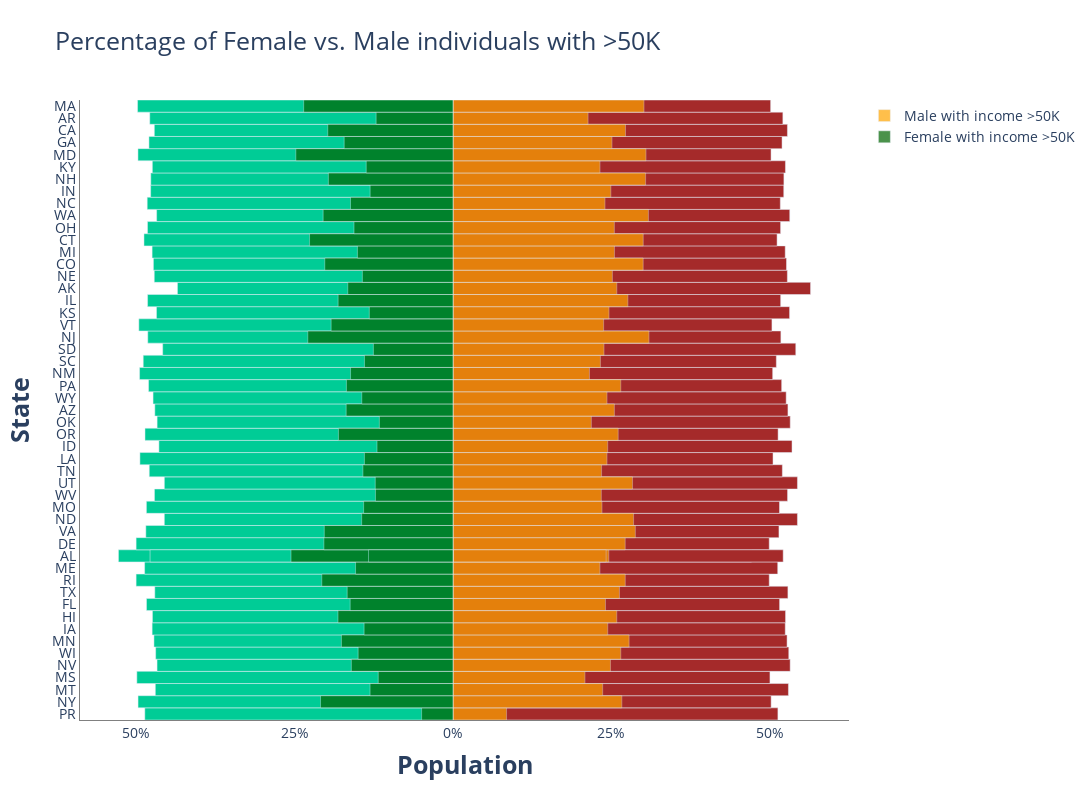

Notebook source saved alongside this figure:
### Code cell
state = df_per_state['State'] # states
size = df_per_state['Size'] # dataset size by state
x_M = df_per_state['#Males'] / size # percentage males
x_F = (df_per_state['#Females'] * -1) / size # percentage females 
x_Pos_M = df_per_state['male_>50k'] / size # percentage males with income >50K
x_Pos_F = (df_per_state['female_>50k']* -1) / size # percentage females with income >50K


# Creating instance of the figure
fig = gp.Figure()
 
# Adding Male data to the figure
fig.add_trace(gp.Bar(y= state, x = x_M, 
                     name = 'Male', 
                     showlegend=False,
                     orientation = 'h',marker=dict(color='brown')))

fig.add_trace(gp.Bar(y=state,
               x=x_Pos_M,
               orientation='h',
               hoverinfo='x',
               #showlegend=False,
               name = 'Male with income >50K',      
               opacity=0.7,
               marker=dict(color='orange')
               ))
  
# Adding Female data to the figure
fig.add_trace(gp.Bar(y = state, x = x_F,
                     name = 'Female', 
                     showlegend=False,
                     orientation = 'h'))

fig.add_trace(gp.Bar(y=state,
               x=x_Pos_F,
               orientation='h',
               hoverinfo='x',
               #showlegend=False,
               name = 'Female with income >50K',      
               opacity=0.7,
               marker=dict(color='darkgreen')
               ))

# Updating the layout for our graph
fig.update_layout(title = 'Percentage of Female vs. Male individuals with >50K',
                 title_font_size = 25, barmode = 'overlay',
                 bargap = 0.0, bargroupgap = 0,
                 xaxis = dict(tickvals = [-1, -0.75, -0.5, -0.25, 0, 0.25, 0.5, 0.75, 1],
                              ticktext = ['100%', '75%', '50%', '25%','0%','25%', '50%', '75%','100%'],
                              title = '<b>Population</b>',
                              title_font_size = 25),
                 yaxis =    dict(title = '<b>State</b>',tickvals = state.tolist(),
                              title_font_size = 25),
                autosize=False,
                width=1200,
                height=800,
                font=dict(size=14),       
                plot_bgcolor='rgba(0,0,0,0)'
                 )

fig.update_xaxes(showline=True, linewidth=0, linecolor='gray')
fig.update_yaxes(showline=True, linewidth=0, linecolor='gray')
fig.show()

### Figure 1 — Plotly figure (JSON) as saved in the notebook; plotly's stock layout.template omitted (floating-point values rounded to 4 significant figures)
{"data": [{"marker": {"color": "brown"}, "name": "Male", "orientation": "h", "showlegend": false, "type": "bar", "x": [0.5132, 0.5025, 0.5298, 0.5006, 0.5325, 0.5304, 0.5276, 0.5248, 0.5253, 0.5159, 0.529, 0.4995, 0.5129, 0.4716, 0.4995, 0.5148, 0.544, 0.5157, 0.5284, 0.5441, 0.5202, 0.5055, 0.5355, 0.5135, 0.5326, 0.529, 0.5262, 0.5191, 0.5049, 0.5215, 0.5107, 0.5414, 0.5179, 0.5038, 0.5316, 0.5176, 0.5647, 0.5281, 0.5268, 0.5247, 0.5119, 0.5174, 0.5319, 0.517, 0.5224, 0.5227, 0.5251, 0.5024, 0.5197, 0.5282, 0.521, 0.5017], "y": ["PR", "NY", "MT", "MS", "NV", "WI", "MN", "IA", "HI", "FL", "TX", "RI", "ME", "AL", "DE", "VA", "ND", "MO", "WV", "UT", "TN", "LA", "ID", "OR", "OK", "AZ", "WY", "PA", "NM", "AL", "SC", "SD", "NJ", "VT", "KS", "IL", "AK", "NE", "CO", "MI", "CT", "OH", "WA", "NC", "IN", "NH", "KY", "MD", "GA", "CA", "AR", "MA"]}, {"hoverinfo": "x", "marker": {"color": "orange"}, "name": "Male with income >50K", "opacity": 0.7, "orientation": "h", "type": "bar", "x": [0.0846, 0.2666, 0.2364, 0.2084, 0.2487, 0.265, 0.2781, 0.2444, 0.2586, 0.2408, 0.2629, 0.272, 0.2321, 0.2461, 0.272, 0.288, 0.2852, 0.2353, 0.2342, 0.2836, 0.2347, 0.2431, 0.2443, 0.2609, 0.2185, 0.2549, 0.2432, 0.265, 0.2155, 0.2418, 0.2328, 0.2385, 0.3095, 0.2379, 0.2464, 0.2762, 0.2587, 0.2517, 0.3004, 0.255, 0.3004, 0.2548, 0.3086, 0.24, 0.2493, 0.3042, 0.2321, 0.3047, 0.2511, 0.2725, 0.2133, 0.3016], "y": ["PR", "NY", "MT", "MS", "NV", "WI", "MN", "IA", "HI", "FL", "TX", "RI", "ME", "AL", "DE", "VA", "ND", "MO", "WV", "UT", "TN", "LA", "ID", "OR", "OK", "AZ", "WY", "PA", "NM", "AL", "SC", "SD", "NJ", "VT", "KS", "IL", "AK", "NE", "CO", "MI", "CT", "OH", "WA", "NC", "IN", "NH", "KY", "MD", "GA", "CA", "AR", "MA"]}, {"name": "Female", "orientation": "h", "showlegend": false, "type": "bar", "x": [-0.4868, -0.4975, -0.4702, -0.4994, -0.4675, -0.4696, -0.4724, -0.4752, -0.4747, -0.4841, -0.471, -0.5005, -0.4871, -0.5284, -0.5005, -0.4852, -0.456, -0.4843, -0.4716, -0.4559, -0.4798, -0.4945, -0.4645, -0.4865, -0.4674, -0.471, -0.4738, -0.4809, -0.4951, -0.4785, -0.4893, -0.4586, -0.4821, -0.4962, -0.4684, -0.4824, -0.4353, -0.4719, -0.4732, -0.4753, -0.4881, -0.4826, -0.4681, -0.483, -0.4776, -0.4773, -0.4749, -0.4976, -0.4803, -0.4718, -0.479, -0.4983], "y": ["PR", "NY", "MT", "MS", "NV", "WI", "MN", "IA", "HI", "FL", "TX", "RI", "ME", "AL", "DE", "VA", "ND", "MO", "WV", "UT", "TN", "LA", "ID", "OR", "OK", "AZ", "WY", "PA", "NM", "AL", "SC", "SD", "NJ", "VT", "KS", "IL", "AK", "NE", "CO", "MI", "CT", "OH", "WA", "NC", "IN", "NH", "KY", "MD", "GA", "CA", "AR", "MA"]}, {"hoverinfo": "x", "marker": {"color": "darkgreen"}, "name": "Female with income >50K", "opacity": 0.7, "orientation": "h", "type": "bar", "x": [-0.0496, -0.2093, -0.131, -0.1181, -0.1606, -0.1499, -0.1762, -0.1405, -0.1817, -0.1624, -0.1672, -0.2073, -0.1539, -0.2559, -0.204, -0.2034, -0.1443, -0.1412, -0.1225, -0.1228, -0.1423, -0.1399, -0.1201, -0.181, -0.1163, -0.1688, -0.1441, -0.1683, -0.1618, -0.1335, -0.1399, -0.1258, -0.2294, -0.1925, -0.1322, -0.1815, -0.1662, -0.1432, -0.2026, -0.151, -0.2266, -0.1564, -0.2052, -0.1619, -0.1309, -0.1969, -0.1371, -0.2483, -0.1719, -0.1979, -0.1215, -0.2359], "y": ["PR", "NY", "MT", "MS", "NV", "WI", "MN", "IA", "HI", "FL", "TX", "RI", "ME", "AL", "DE", "VA", "ND", "MO", "WV", "UT", "TN", "LA", "ID", "OR", "OK", "AZ", "WY", "PA", "NM", "AL", "SC", "SD", "NJ", "VT", "KS", "IL", "AK", "NE", "CO", "MI", "CT", "OH", "WA", "NC", "IN", "NH", "KY", "MD", "GA", "CA", "AR", "MA"]}], "layout": {"autosize": false, "bargap": 0, "bargroupgap": 0, "barmode": "overlay", "font": {"size": 14}, "height": 800, "plot_bgcolor": "rgba(0,0,0,0)", "title": {"font": {"size": 25}, "text": "Percentage of Female vs. Male individuals with >50K"}, "width": 1200, "xaxis": {"linecolor": "gray", "linewidth": 0, "showline": true, "ticktext": ["100%", "75%", "50%", "25%", "0%", "25%", "50%", "75%", "100%"], "tickvals": [-1, -0.75, -0.5, -0.25, 0, 0.25, 0.5, 0.75, 1], "title": {"font": {"size": 25}, "text": "<b>Population</b>"}}, "yaxis": {"linecolor": "gray", "linewidth": 0, "showline": true, "tickvals": ["PR", "NY", "MT", "MS", "NV", "WI", "MN", "IA", "HI", "FL", "TX", "RI", "ME", "AL", "DE", "VA", "ND", "MO", "WV", "UT", "TN", "LA", "ID", "OR", "OK", "AZ", "WY", "PA", "NM", "AL", "SC", "SD", "NJ", "VT", "KS", "IL", "AK", "NE", "CO", "MI", "CT", "OH", "WA", "NC", "IN", "NH", "KY", "MD", "GA", "CA", "AR", "MA"], "title": {"font": {"size": 25}, "text": "<b>State</b>"}}}}
